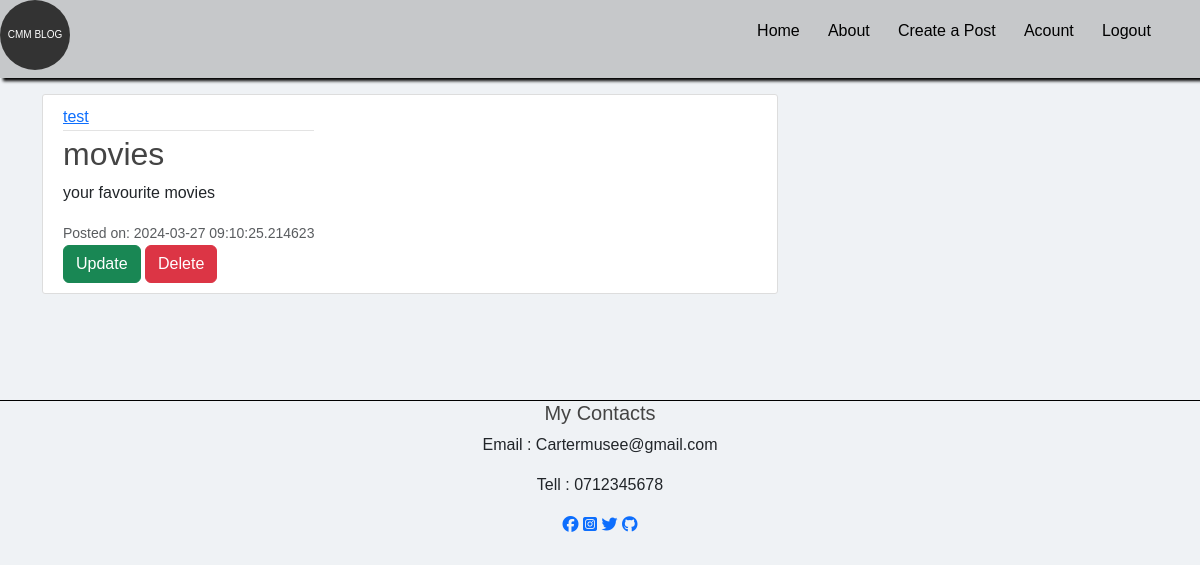
The app's page /post/4 (signed in) with its own data.
### flaskblog/modules.py (models this page shows, shortened)
class User(db.Model,UserMixin):
    id = db.Column(db.Integer, primary_key=True)
    username = db.Column(db.String(20), unique=True, nullable=False)
    email = db.Column(db.String(120), unique=True, nullable=False)
    image_file = db.Column(db.String(20), nullable=False, default='default.jpg')
    password = db.Column(db.String(60), nullable=False)
    post = db.relationship('Post',backref='author',lazy=True)

class Post(db.Model):
    id = db.Column(db.Integer, primary_key=True)
    title = db.Column(db.String(100), nullable=False)
    date_posted = db.Column(db.DateTime, nullable=False, default=datetime.utcnow)
    content = db.Column(db.Text(2000), nullable=False)
    user_id = db.Column(db.Integer(), db.ForeignKey('user.id'), nullable=False)

### flaskblog/routes.py (the view)
@app.route("/post/<int:post_id>",methods=['GET','POST'])
@login_required
def post(post_id):
    form = SearchForm()
    post = Post.query.get_or_404(post_id)
    return render_template('post.html',post=post)

### flaskblog/modules.py (called while the page is built)
@login_manager.user_loader
def load_user(user_id):
    return User.query.get(int(user_id))

### flaskblog/templates/post.html (shortened to what this page needs)
{% extends "layout.html" %}
{% block body%}
    <article class="media content-section">
        <div class="media-body">
          <div class="article-metadata">
            <a class="mr-2" href="{{ url_for('user_posts', username=post.author.username) }}">{{ post.author.username }}</a>
          </div>
          <h2 class="article-title">{{ post.title }}</h2>
          <p class="article-content">{{ post.content }}</p>
          <small class="text-muted">Posted on: {{ post.date_posted }}</small>
          {% if post.author == current_user %}
            <div>
              <a class="btn btn-success btb-sm" href="{{url_for('update_post',post_id=post.id )}}">Update</a>
              <button type="button" class="btn btn-danger" data-bs-toggle="modal" data-bs-target="#deleteModal">Delete</button>
            </div>
          {% endif%}
        </div>
      </article>
{% endblock %}

### flaskblog/static/main.css (style rules this page uses)
* { margin: 0; padding: 0; box-sizing: border-box; font-family: sans-serif; }
body { background: rgb(239, 242, 245); }
h1, h2, h3, h4, h5, h6 { color: #444444; }
.content-section { background: #ffffff; padding: 10px 20px; border: 1px solid #dddddd; border-radius: 3px; margin-bottom: 20px; }
.article-title { color: #444444; }
.article-content { white-space: pre-line; }
.article-metadata { padding-bottom: 1px; margin-bottom: 4px; border-bottom: 1px solid #e3e3e3 }
.media { display: flex; }

### records on screen
User: author.username "test"
Post: title "movies", content "your favourite movies", date_posted "2024-03-27 09:10:25.214623"
